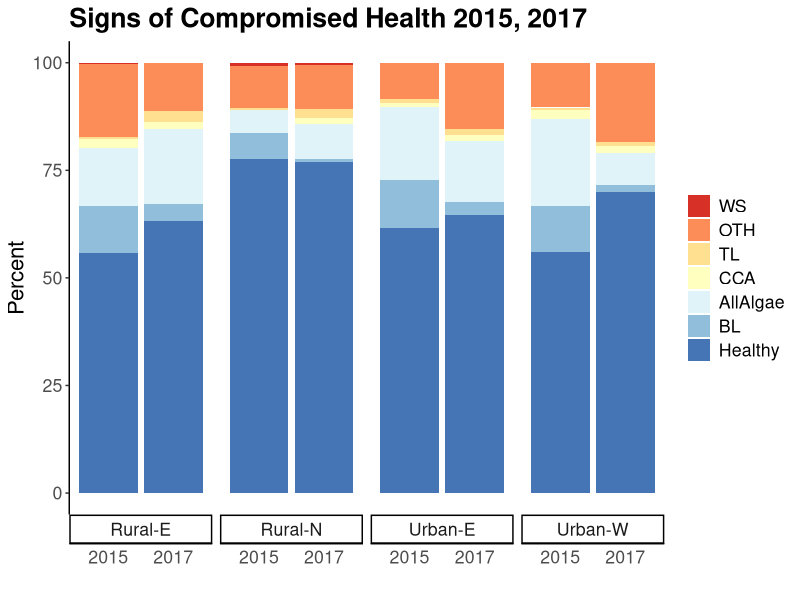
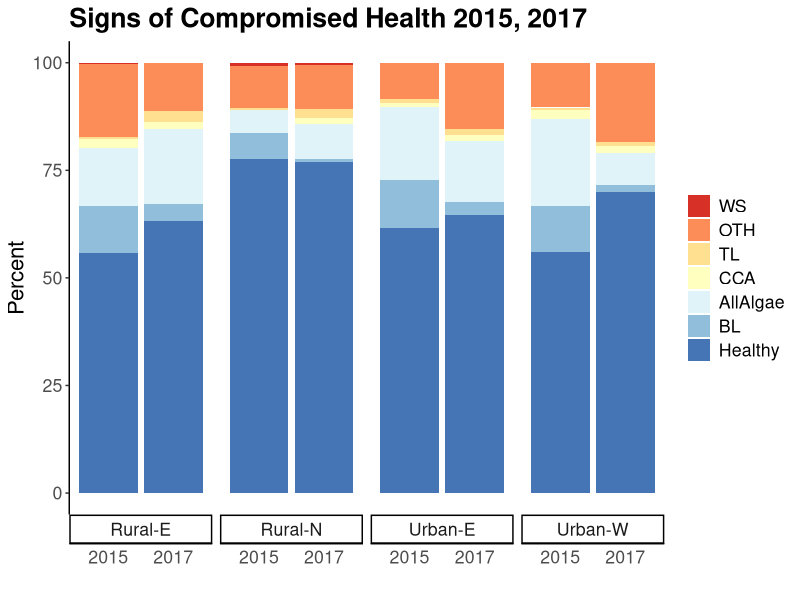

Source code (R) for these figures, in order:
## ---- chunk 1
knitr::opts_chunk$set(echo = TRUE)
## ---- chunk 2
library(tidyr)
library(dplyr)
library(ggplot2)

site2 <- read.csv(here::here("data/Site-Site2.csv"))
colnames(site2)[1] <- "Site"
head(site2)
## ---- chunk 3
library(here)
compdat <- read.csv(here::here('data/comp7_tave.csv')) %>% 
   pivot_longer(AllAlgae:WS, names_to = 'Status', values_to = 'Percent') %>% 
   full_join(site2, by = "Site") %>% 
   mutate_if(is.character, as.factor) 

compdat$Year <- as.factor(compdat$Year)
head(compdat)
compdat <- compdat[-which(is.na(compdat)),]
## ---- chunk 4
compall <- compdat %>% 
   group_by(Year, Site2, Depth, Status) %>% 
   dplyr::summarize(avePer = mean(Percent),
                                  SE = sd(Percent)/sqrt(n()))
compall
## ---- chunk 5
compall_nodepth <- compdat %>% 
   group_by(Year, Site2, Status) %>% 
   dplyr::summarize(avePer = mean(Percent))

compall_nodepth$Status <- factor(compall_nodepth$Status, levels=c("WS", "OTH", "TL", "CCA","AllAlgae", "BL", "Healthy"))
## ---- chunk 6
ggplot(compall_nodepth, aes((Year), avePer,  fill = Status)) +
   facet_grid(.~Site2, switch = "x") +
    geom_bar(position="stack", stat="identity")+ #, color = "black") +
   ggtitle("Signs of Compromised Health 2015, 2017") +
   theme_classic() +
labs(x = "", y = "Percent") +
   theme(plot.title = element_text("sans", "bold",color = "black", 15)) +
   theme(text = element_text(size = 16)) +
   theme(axis.ticks.x = element_blank()) + #, panel.background = element_rect("gray85"))+
   theme(axis.text.x = element_text(hjust = 0.5),
         legend.title = element_blank())+
   scale_fill_brewer(palette="RdYlBu")
ggsave(here::here('figures/stacked-comphealth-20152017-nodepth.jpg'), width = 7, height = 4)
